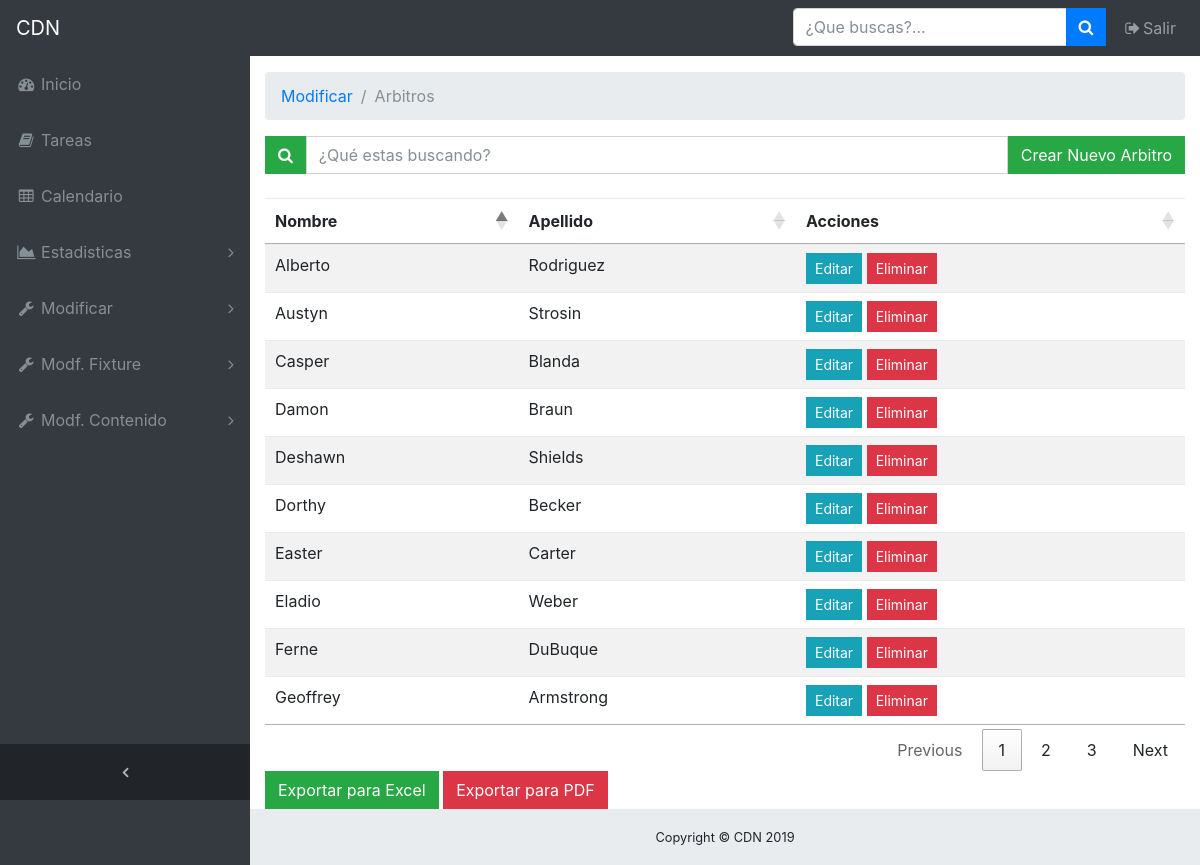
The page /Back/arbitro.php (signed in) on the database its author committed.
### tables this page shows
CREATE TABLE `tblarbitros` (
  `id` int(11) NOT NULL,
  `nombre` varchar(50) NOT NULL,
  `apellido` varchar(50) NOT NULL
);

### Back/arbitro.php (the view, shortened to what this page needs)
<!DOCTYPE html>
<html lang="en">
<head>
  <link href="vendor/bootstrap/css/bootstrap.min.css" rel="stylesheet">
  <link href="vendor/font-awesome/css/font-awesome.min.css" rel="stylesheet" type="text/css">
  <link href="css/sb-admin.css" rel="stylesheet">
  <link rel="stylesheet" href="https://cdn.datatables.net/1.10.19/css/jquery.dataTables.min.css">
  <link rel="stylesheet" href="https://cdn.datatables.net/1.10.19/css/jquery.dataTables.min.css">
</head>
<body class="fixed-nav sticky-footer bg-dark" id="page-top">
<?php include('nav.php');?>
  <div class="content-wrapper">
    <div class="container-fluid">
      <ol class="breadcrumb">
        <li class="breadcrumb-item">
          <a href="index.html">Modificar</a>
        </li>
        <li class="breadcrumb-item active">Arbitros</li>
      </ol>
      <div class="row">
        <div class="container">
          <div class="table-wrapper">
            <?php
            $mysqli = new mysqli('localhost', 'root', '', 'cdn') or die(mysqli_error($mysqli));
            $result = $mysqli->query("SELECT * FROM tblarbitros") or die($mysqli->error);
            ?>
            <table class="table table-striped table-hover" id="arbitros-all">
              <div class="input-group mb-4">
                <div class="input-group-prepend">
                  <button id="button-addon7" type="submit" class="btn btn-success"><i class="fa fa-search"></i></button>
                </div>
                <input type="search" id="arbitros" placeholder="¿Qué estas buscando?" aria-describedby="button-addon7" class="form-control">
                <span><a href="#addTodoModal" class="btn btn-success" data-toggle="modal">Crear Nuevo Arbitro</a></span>
              </div>
              <thead>
                <tr>
                  <th>Nombre</th>
                  <th>Apellido</th>
                  <th>Acciones</th>
                </tr>
              </thead>
              <tbody id="arbitros-table">
                <?php while ($row = $result->fetch_assoc()) : ?>
                <tr>
                  <td><?php echo $row['nombre']; ?></td>
                  <td><?php echo $row['apellido']; ?></td>
                  <td>
                    <a href="#edit_<?php echo $row['id']; ?>" class="btn btn-info btn-sm" data-toggle="modal"><span class="glyphicon glyphicon-edit"></span> Editar</a>
                    <a href="#delete_<?php echo $row['id']; ?>" class="btn btn-danger btn-sm" data-toggle="modal"><span class="glyphicon glyphicon-trash"></span> Eliminar</a>
                  </td>
                </tr>
                <?php endwhile ?>
              </tbody>
            </table>
            <button onclick="exportDataExcelArbitros()" class="btn btn-success">Exportar para Excel</button>
            <button onclick="exportDataArbitros()" class="btn btn-danger">Exportar para PDF</button>
          </div>
        </div>
      </div>
      <footer class="sticky-footer">
        <div class="container">
          <div class="text-center">
            <small>Copyright © CDN 2019</small>
          </div>
        </div>
      </footer>
    </div>
</body>
</html>

### Back/css/sb-admin.css (style rules this page uses)
html { position: relative; min-height: 100%; }
body { overflow-x: hidden; }
body.sticky-footer { margin-bottom: 56px; }
body.sticky-footer .content-wrapper { min-height: calc(100vh - 56px - 56px); }
body.fixed-nav { padding-top: 56px; }
.content-wrapper { min-height: calc(100vh - 56px); padding-top: 1rem; }
.btn { border-radius:0rem; }
.content-wrapper { overflow-x: hidden; background: white; }
@media (min-width: 992px) { .content-wrapper { margin-left: 250px; } }
footer.sticky-footer { position: absolute; right: 0; bottom: 0; width: 100%; height: 56px; background-color: #e9ecef; line-height: 55px; }
@media (min-width: 992px) { footer.sticky-footer { width: calc(100% - 250px); } }

### rows shown on the page
tblarbitros: nombre "Casper", apellido "Blanda"
tblarbitros: nombre "Geoffrey", apellido "Armstrong"
tblarbitros: nombre "Eladio", apellido "Weber"
tblarbitros: nombre "Ferne", apellido "DuBuque"
tblarbitros: nombre "Alberto", apellido "Rodriguez"
tblarbitros: nombre "Deshawn", apellido "Shields"
tblarbitros: nombre "Dorthy", apellido "Becker"
tblarbitros: nombre "Easter", apellido "Carter"
tblarbitros: nombre "Austyn", apellido "Strosin"
tblarbitros: nombre "Damon", apellido "Braun"
